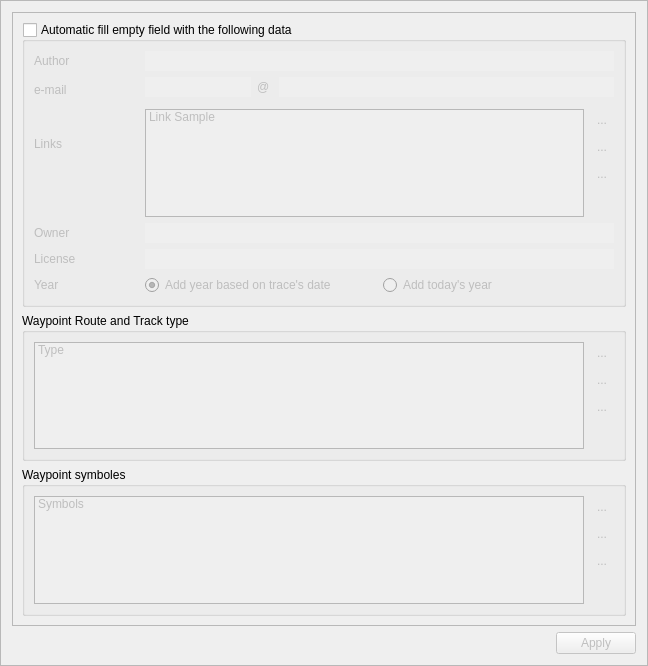
<?xml version="1.0" encoding="UTF-8"?>
<ui version="4.0">
 <class>DisplayInformationOptionsFrame</class>
 <widget class="QFrame" name="DisplayInformationOptionsFrame">
  <property name="geometry">
   <rect>
    <x>0</x>
    <y>0</y>
    <width>648</width>
    <height>666</height>
   </rect>
  </property>
  <property name="windowTitle">
   <string>Frame</string>
  </property>
  <property name="frameShape">
   <enum>QFrame::StyledPanel</enum>
  </property>
  <property name="frameShadow">
   <enum>QFrame::Raised</enum>
  </property>
  <layout class="QVBoxLayout" name="verticalLayout">
   <item>
    <widget class="QScrollArea" name="scrollArea">
     <property name="widgetResizable">
      <bool>true</bool>
     </property>
     <widget class="QWidget" name="scrollAreaWidgetContents">
      <property name="geometry">
       <rect>
        <x>0</x>
        <y>0</y>
        <width>626</width>
        <height>611</height>
       </rect>
      </property>
      <layout class="QVBoxLayout" name="verticalLayout_2">
       <item>
        <widget class="QGroupBox" name="groupBoxAutoFill">
         <property name="title">
          <string>Automatic fill empty field with the following data</string>
         </property>
         <property name="checkable">
          <bool>true</bool>
         </property>
         <property name="checked">
          <bool>false</bool>
         </property>
         <layout class="QGridLayout" name="gridLayout_2">
          <property name="margin">
           <number>0</number>
          </property>
          <property name="spacing">
           <number>0</number>
          </property>
          <item row="0" column="0">
           <widget class="QFrame" name="frame">
            <property name="enabled">
             <bool>false</bool>
            </property>
            <property name="frameShape">
             <enum>QFrame::NoFrame</enum>
            </property>
            <property name="frameShadow">
             <enum>QFrame::Raised</enum>
            </property>
            <layout class="QGridLayout" name="gridLayout_3">
             <item row="0" column="0">
              <widget class="QLabel" name="labelName">
               <property name="text">
                <string>Author</string>
               </property>
              </widget>
             </item>
             <item row="0" column="1" colspan="5">
              <widget class="QLineEdit" name="lineEditAuthorName">
               <property name="frame">
                <bool>false</bool>
               </property>
              </widget>
             </item>
             <item row="13" column="0">
              <widget class="QLabel" name="labelOwner">
               <property name="text">
                <string>Owner</string>
               </property>
              </widget>
             </item>
             <item row="13" column="1" colspan="5">
              <widget class="QLineEdit" name="lineEditOwner">
               <property name="frame">
                <bool>false</bool>
               </property>
              </widget>
             </item>
             <item row="14" column="0">
              <widget class="QLabel" name="labelLicense">
               <property name="text">
                <string>License</string>
               </property>
              </widget>
             </item>
             <item row="14" column="1" colspan="5">
              <widget class="QLineEdit" name="lineEditLicense">
               <property name="frame">
                <bool>false</bool>
               </property>
              </widget>
             </item>
             <item row="5" column="1" rowspan="6" colspan="4">
              <widget class="QListWidget" name="listWidget">
               <property name="enabled">
                <bool>false</bool>
               </property>
               <item>
                <property name="text">
                 <string>Link Sample</string>
                </property>
                <property name="checkState">
                 <enum>Unchecked</enum>
                </property>
               </item>
              </widget>
             </item>
             <item row="8" column="5">
              <widget class="QToolButton" name="toolButtonWaypointDeleteLink_3">
               <property name="enabled">
                <bool>false</bool>
               </property>
               <property name="text">
                <string>...</string>
               </property>
               <property name="icon">
                <iconset resource="../../GPSBook/icons/gtk/gtk_icons.qrc">
                 <normaloff>:/icons/gtk/editdelete.png</normaloff>:/icons/gtk/editdelete.png</iconset>
               </property>
               <property name="autoRaise">
                <bool>true</bool>
               </property>
              </widget>
             </item>
             <item row="4" column="0" rowspan="5">
              <widget class="QLabel" name="labelLink">
               <property name="text">
                <string>Links</string>
               </property>
              </widget>
             </item>
             <item row="7" column="5">
              <widget class="QToolButton" name="toolButtonWaypointEditLink_3">
               <property name="enabled">
                <bool>false</bool>
               </property>
               <property name="text">
                <string>...</string>
               </property>
               <property name="icon">
                <iconset resource="../../GPSBook/icons/gtk/gtk_icons.qrc">
                 <normaloff>:/icons/gtk/format-text-direction-ltr.png</normaloff>:/icons/gtk/format-text-direction-ltr.png</iconset>
               </property>
               <property name="autoRaise">
                <bool>true</bool>
               </property>
              </widget>
             </item>
             <item row="5" column="5" rowspan="2">
              <widget class="QToolButton" name="toolButtonWaypointAddLink_3">
               <property name="enabled">
                <bool>false</bool>
               </property>
               <property name="text">
                <string>...</string>
               </property>
               <property name="icon">
                <iconset resource="../../GPSBook/icons/gtk/gtk_icons.qrc">
                 <normaloff>:/icons/gtk/object-add.png</normaloff>:/icons/gtk/object-add.png</iconset>
               </property>
               <property name="autoRaise">
                <bool>true</bool>
               </property>
              </widget>
             </item>
             <item row="9" column="5" rowspan="2">
              <spacer name="verticalSpacer">
               <property name="orientation">
                <enum>Qt::Vertical</enum>
               </property>
               <property name="sizeHint" stdset="0">
                <size>
                 <width>20</width>
                 <height>40</height>
                </size>
               </property>
              </spacer>
             </item>
             <item row="2" column="1" rowspan="2" colspan="5">
              <layout class="QHBoxLayout" name="horizontalLayout">
               <item>
                <widget class="QLineEdit" name="lineEditEMailId">
                 <property name="sizePolicy">
                  <sizepolicy hsizetype="Fixed" vsizetype="Fixed">
                   <horstretch>0</horstretch>
                   <verstretch>0</verstretch>
                  </sizepolicy>
                 </property>
                 <property name="frame">
                  <bool>false</bool>
                 </property>
                </widget>
               </item>
               <item>
                <widget class="QLabel" name="labelAt">
                 <property name="minimumSize">
                  <size>
                   <width>16</width>
                   <height>0</height>
                  </size>
                 </property>
                 <property name="maximumSize">
                  <size>
                   <width>16</width>
                   <height>16777215</height>
                  </size>
                 </property>
                 <property name="text">
                  <string>@</string>
                 </property>
                </widget>
               </item>
               <item>
                <widget class="QLineEdit" name="lineEditEMailDomain">
                 <property name="frame">
                  <bool>false</bool>
                 </property>
                </widget>
               </item>
              </layout>
             </item>
             <item row="3" column="0">
              <widget class="QLabel" name="labelEMail">
               <property name="text">
                <string>e-mail</string>
               </property>
              </widget>
             </item>
             <item row="15" column="1" colspan="5">
              <layout class="QHBoxLayout" name="horizontalLayout_2">
               <property name="topMargin">
                <number>0</number>
               </property>
               <item>
                <widget class="QRadioButton" name="radioButton">
                 <property name="enabled">
                  <bool>false</bool>
                 </property>
                 <property name="text">
                  <string>Add year based on trace's date</string>
                 </property>
                 <property name="checked">
                  <bool>true</bool>
                 </property>
                </widget>
               </item>
               <item>
                <widget class="QRadioButton" name="radioButton_2">
                 <property name="enabled">
                  <bool>false</bool>
                 </property>
                 <property name="text">
                  <string>Add today's year</string>
                 </property>
                </widget>
               </item>
              </layout>
             </item>
             <item row="15" column="0">
              <widget class="QLabel" name="label">
               <property name="text">
                <string>Year</string>
               </property>
              </widget>
             </item>
            </layout>
           </widget>
          </item>
         </layout>
        </widget>
       </item>
       <item>
        <widget class="QGroupBox" name="groupBoxType">
         <property name="title">
          <string>Waypoint Route and Track type</string>
         </property>
         <layout class="QGridLayout" name="gridLayout">
          <item row="0" column="0" rowspan="4">
           <widget class="QListWidget" name="listWidgetWaypointLinks">
            <property name="enabled">
             <bool>false</bool>
            </property>
            <item>
             <property name="text">
              <string>Type</string>
             </property>
             <property name="checkState">
              <enum>Unchecked</enum>
             </property>
            </item>
           </widget>
          </item>
          <item row="0" column="1">
           <widget class="QToolButton" name="toolButtonWaypointAddLink">
            <property name="enabled">
             <bool>false</bool>
            </property>
            <property name="text">
             <string>...</string>
            </property>
            <property name="icon">
             <iconset resource="../../GPSBook/icons/gtk/gtk_icons.qrc">
              <normaloff>:/icons/gtk/object-add.png</normaloff>:/icons/gtk/object-add.png</iconset>
            </property>
            <property name="autoRaise">
             <bool>true</bool>
            </property>
           </widget>
          </item>
          <item row="1" column="1">
           <widget class="QToolButton" name="toolButtonWaypointEditLink">
            <property name="enabled">
             <bool>false</bool>
            </property>
            <property name="text">
             <string>...</string>
            </property>
            <property name="icon">
             <iconset resource="../../GPSBook/icons/gtk/gtk_icons.qrc">
              <normaloff>:/icons/gtk/format-text-direction-ltr.png</normaloff>:/icons/gtk/format-text-direction-ltr.png</iconset>
            </property>
            <property name="autoRaise">
             <bool>true</bool>
            </property>
           </widget>
          </item>
          <item row="2" column="1">
           <widget class="QToolButton" name="toolButtonWaypointDeleteLink">
            <property name="enabled">
             <bool>false</bool>
            </property>
            <property name="text">
             <string>...</string>
            </property>
            <property name="icon">
             <iconset resource="../../GPSBook/icons/gtk/gtk_icons.qrc">
              <normaloff>:/icons/gtk/editdelete.png</normaloff>:/icons/gtk/editdelete.png</iconset>
            </property>
            <property name="autoRaise">
             <bool>true</bool>
            </property>
           </widget>
          </item>
          <item row="3" column="1">
           <spacer name="verticalSpacer_3">
            <property name="orientation">
             <enum>Qt::Vertical</enum>
            </property>
            <property name="sizeHint" stdset="0">
             <size>
              <width>20</width>
              <height>15</height>
             </size>
            </property>
           </spacer>
          </item>
         </layout>
        </widget>
       </item>
       <item>
        <widget class="QGroupBox" name="groupBoxSymbole">
         <property name="title">
          <string>Waypoint symboles</string>
         </property>
         <layout class="QGridLayout" name="gridLayout_4">
          <item row="0" column="0" rowspan="4">
           <widget class="QListWidget" name="listWidgetWaypointLinks_2">
            <property name="enabled">
             <bool>false</bool>
            </property>
            <item>
             <property name="text">
              <string>Symbols</string>
             </property>
             <property name="checkState">
              <enum>Unchecked</enum>
             </property>
            </item>
           </widget>
          </item>
          <item row="0" column="1">
           <widget class="QToolButton" name="toolButtonWaypointAddLink_2">
            <property name="enabled">
             <bool>false</bool>
            </property>
            <property name="text">
             <string>...</string>
            </property>
            <property name="icon">
             <iconset resource="../../GPSBook/icons/gtk/gtk_icons.qrc">
              <normaloff>:/icons/gtk/object-add.png</normaloff>:/icons/gtk/object-add.png</iconset>
            </property>
            <property name="autoRaise">
             <bool>true</bool>
            </property>
           </widget>
          </item>
          <item row="1" column="1">
           <widget class="QToolButton" name="toolButtonWaypointEditLink_2">
            <property name="enabled">
             <bool>false</bool>
            </property>
            <property name="text">
             <string>...</string>
            </property>
            <property name="icon">
             <iconset resource="../../GPSBook/icons/gtk/gtk_icons.qrc">
              <normaloff>:/icons/gtk/format-text-direction-ltr.png</normaloff>:/icons/gtk/format-text-direction-ltr.png</iconset>
            </property>
            <property name="autoRaise">
             <bool>true</bool>
            </property>
           </widget>
          </item>
          <item row="2" column="1">
           <widget class="QToolButton" name="toolButtonWaypointDeleteLink_2">
            <property name="enabled">
             <bool>false</bool>
            </property>
            <property name="text">
             <string>...</string>
            </property>
            <property name="icon">
             <iconset resource="../../GPSBook/icons/gtk/gtk_icons.qrc">
              <normaloff>:/icons/gtk/editdelete.png</normaloff>:/icons/gtk/editdelete.png</iconset>
            </property>
            <property name="autoRaise">
             <bool>true</bool>
            </property>
           </widget>
          </item>
          <item row="3" column="1">
           <spacer name="verticalSpacer_4">
            <property name="orientation">
             <enum>Qt::Vertical</enum>
            </property>
            <property name="sizeHint" stdset="0">
             <size>
              <width>20</width>
              <height>27</height>
             </size>
            </property>
           </spacer>
          </item>
         </layout>
        </widget>
       </item>
      </layout>
     </widget>
    </widget>
   </item>
   <item>
    <widget class="QDialogButtonBox" name="buttonBox">
     <property name="enabled">
      <bool>false</bool>
     </property>
     <property name="standardButtons">
      <set>QDialogButtonBox::Apply</set>
     </property>
    </widget>
   </item>
  </layout>
 </widget>
 <resources>
  <include location="../../GPSBook/icons/gtk/gtk_icons.qrc"/>
 </resources>
 <connections>
  <connection>
   <sender>groupBoxAutoFill</sender>
   <signal>toggled(bool)</signal>
   <receiver>frame</receiver>
   <slot>setEnabled(bool)</slot>
   <hints>
    <hint type="sourcelabel">
     <x>54</x>
     <y>20</y>
    </hint>
    <hint type="destinationlabel">
     <x>21</x>
     <y>83</y>
    </hint>
   </hints>
  </connection>
 </connections>
</ui>
